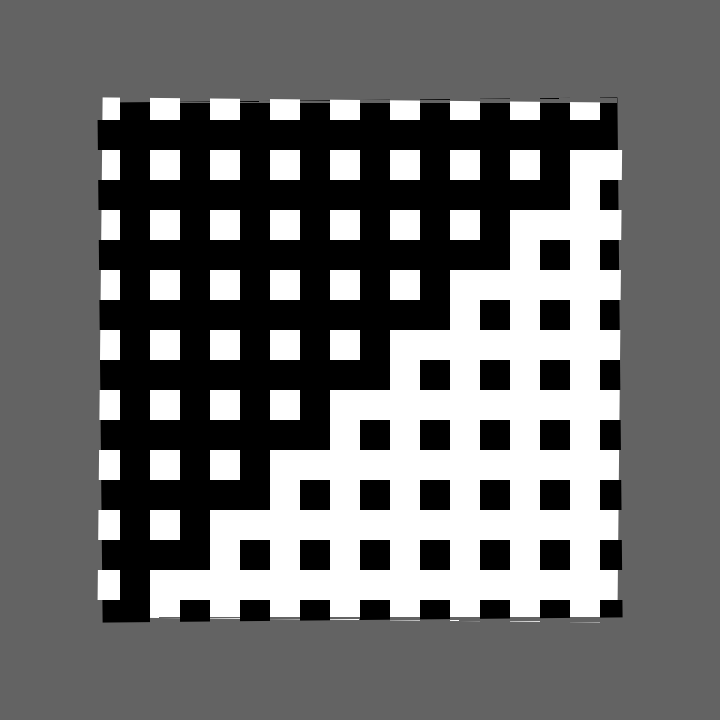
Frame 1 (no input)
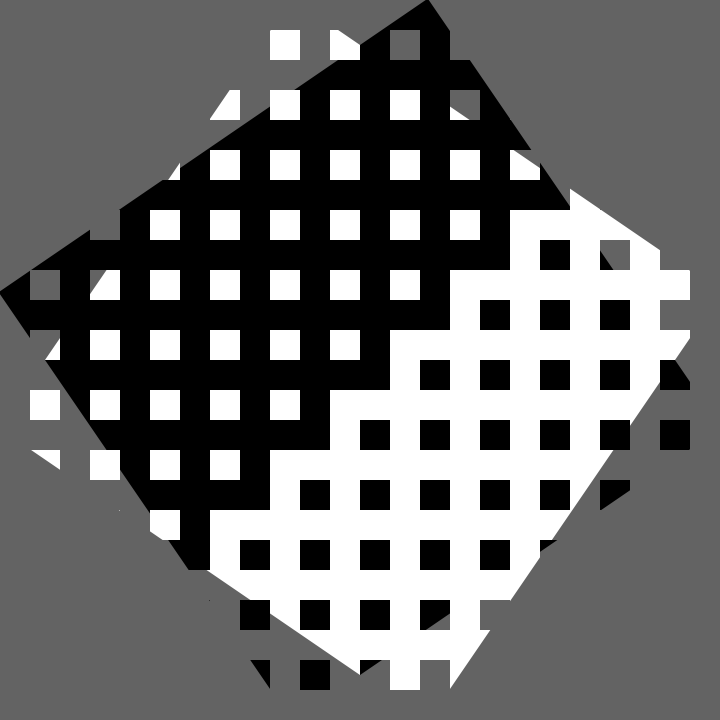
Frame 60 (the mouse pressed at the canvas centre just before this capture)
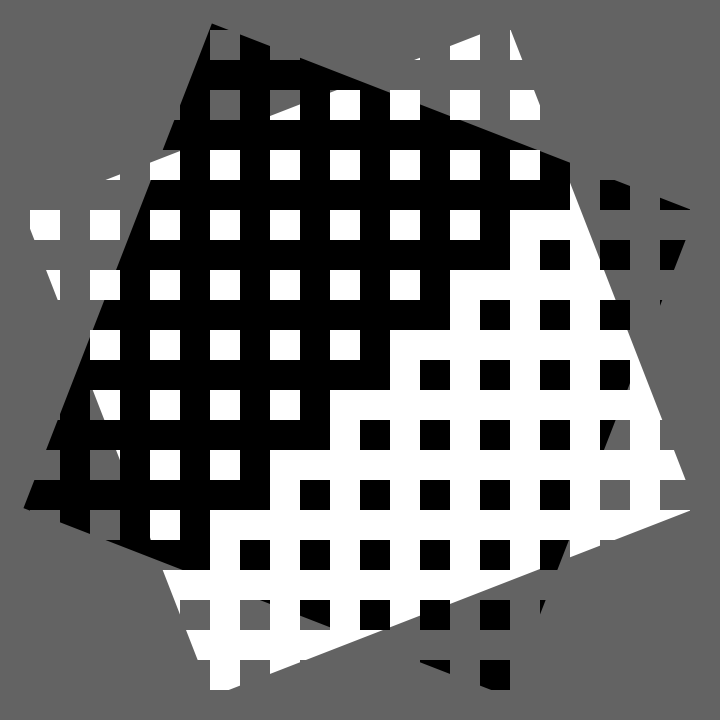
Frame 120 (the mouse held since frame 60 and released just before this capture)

The Processing sketch that drew these frames (run headless with seeded random() and noise(); from frame 60 on, the mouse is pressed at the canvas centre):

// Processing sketch: bit2atom_20210218a_clipRects
// ── bit2atom_20210218a_clipRects.pde
float t, x, y, F; 
void setup() {
  size(720, 720);
  noStroke();
} 
void draw() {
  background(99);
  t+=.01; 
  for (y=0; y<1440; y+=60)for (x=0; x<1440; x+=60) {
    push(); 
    fill(x+y>1440?-1:0); 
    clip(x%750, y%750, 30, 30); 
    translate(360, 360); 
    rotate(x+y>1440?t:-t); 
    square(-260, -260, 520);
    pop();
  }
}
